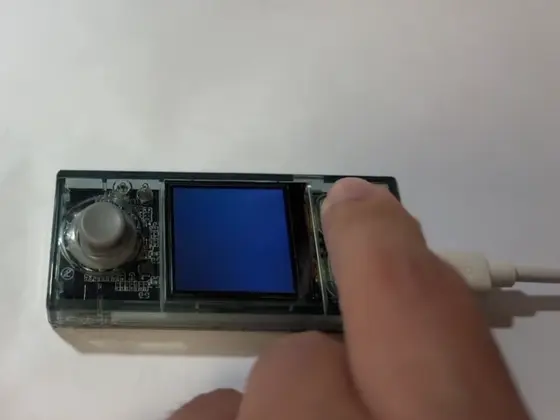
#> input picture AI编程探险课_CyberPi/assets/yuque_web/lesson-04.webp, 560 x 420 px
$ python -i _compress_gifs.py   (imports and definitions only)
#> lines starting #> are read from the running program, lines starting #| are printed output that depends on the picture
# -*- coding: utf-8 -*-
"""压缩语雀GIF动图：宽度≤560、帧≤40、调色板优化 → assets/yuque_web/"""
import os
from PIL import Image, ImageSequence

SRC = r'D:\PROJECTS\_AI\AIBook_CyberPi\AI编程探险课_CyberPi\assets\yuque'
DST = r'D:\PROJECTS\_AI\AIBook_CyberPi\AI编程探险课_CyberPi\assets\yuque_web'
MAX_W = 560
MAX_FRAMES = 40

def compress_gif(src_path, dst_path):
#> called with dst_path = 'out.png'
    img = Image.open(src_path)
#> img is the input picture: PIL image 560x420 RGBA; mean R, G, B, A 135.2, 130.1, 127.8, 255
    frames = []
    durations = []
    total = getattr(img, 'n_frames', 1)
#> total = 41
    # 帧采样
    step = max(1, total // MAX_FRAMES)
#> step = 1
    idx = 0
    for frame in ImageSequence.Iterator(img):
        if idx % step == 0:
            f = frame.convert('RGBA')
            w, h = f.size
            if w > MAX_W:
                nh = int(h * MAX_W / w)
                f = f.resize((MAX_W, nh), Image.LANCZOS)
            frames.append(f.convert('P', palette=Image.ADAPTIVE, colors=192))
            durations.append(frame.info.get('duration', 100))
        idx += 1
#> this loop made 41 passes
#> pass 3, in compress_gif, `f = frame.convert('RGBA')`:
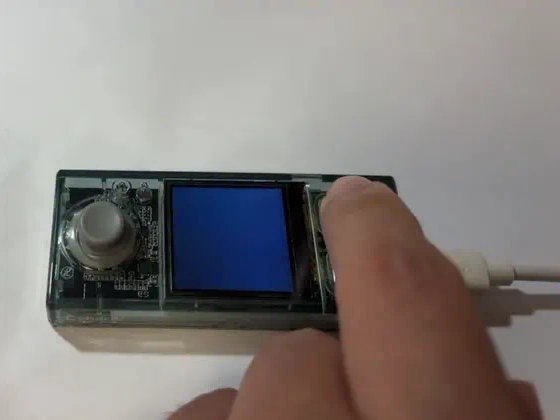
#> f: PIL image 560x420 RGBA; mean R, G, B, A 134.7, 129.6, 127.1, 255
#> after the loop:
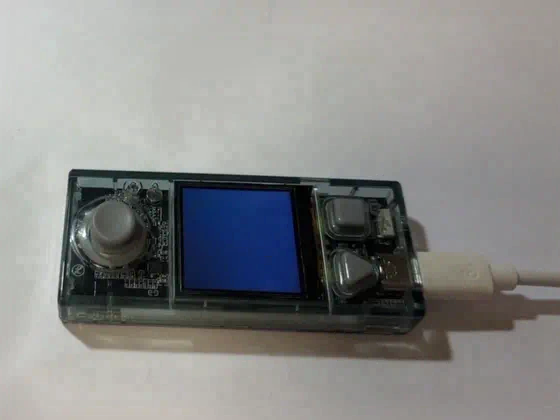
#> f: PIL image 560x420 RGBA; mean R, G, B, A 136, 136.8, 135.9, 255
#> after the loop, durations = 41 values, max 84 at index 2, min 83 at index 0, mean 83.32; frames = 41 items; idx = 41
    if not frames:
        return False
    frames[0].save(dst_path, save_all=True, append_images=frames[1:],
                   duration=durations[:len(frames)], loop=0, optimize=True, disposal=2)
    return True

count = 0
total_bytes = 0
# [23 lines not run here, left out]

>>> result = compress_gif('../AI编程探险课_CyberPi/assets/yuque_web/lesson-04.webp', 'out.png')

$ run again, on AI编程探险课_CyberPi/assets/yuque_web/lesson-17.webp
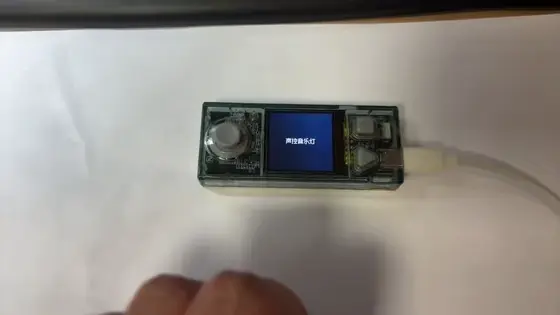
#> input picture AI编程探险课_CyberPi/assets/yuque_web/lesson-17.webp, 560 x 315 px
#> in compress_gif, img is the input picture: PIL image 560x315 RGBA; mean R, G, B, A 146.5, 142, 136.1, 255
#> total = 104
#> step = 2
#> the loop in compress_gif, `for frame in ImageSequence.Iterator(img):` made 104 passes
#> after the loop in compress_gif, `for frame in ImageSequence.Iterator(img):`:
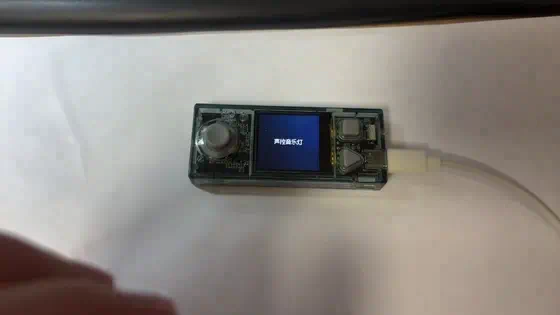
#> f: PIL image 560x315 RGBA; mean R, G, B, A 139.3, 134.3, 129.4, 255
#> after the loop in compress_gif, `for frame in ImageSequence.Iterator(img):`: durations = 52 values, max 84 at index 1, min 83 at index 0, mean 83.33; frames = 52 items; idx = 104

$ run again, on AI编程探险课_CyberPi/assets/yuque_web/lesson-18.webp
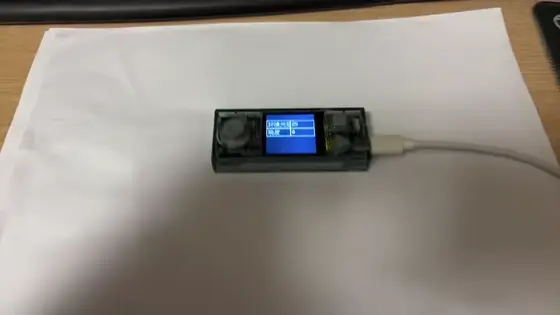
#> input picture AI编程探险课_CyberPi/assets/yuque_web/lesson-18.webp, 560 x 315 px
#> in compress_gif, img is the input picture: PIL image 560x315 RGBA; mean R, G, B, A 145.4, 139, 131.2, 255
#> total = 98
#> step = 2
#> the loop in compress_gif, `for frame in ImageSequence.Iterator(img):` made 98 passes
#> pass 3, in compress_gif, `f = frame.convert('RGBA')`:
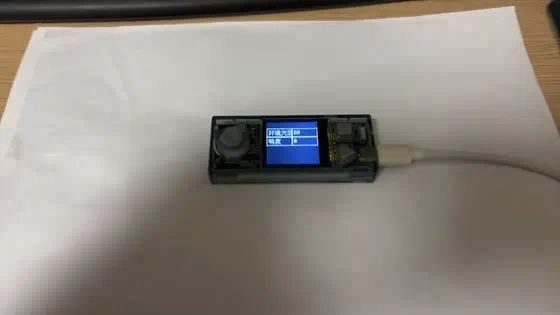
#> f: PIL image 560x315 RGBA; mean R, G, B, A 143.8, 137.5, 130.3, 255
#> after the loop in compress_gif, `for frame in ImageSequence.Iterator(img):`:
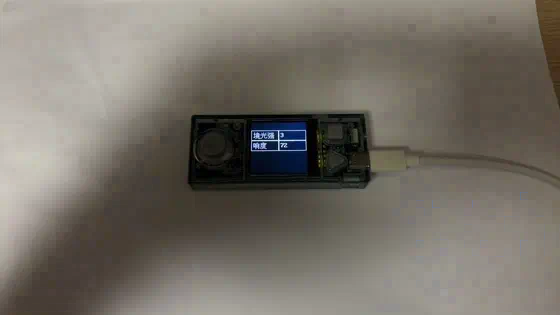
#> f: PIL image 560x315 RGBA; mean R, G, B, A 117.3, 111.9, 103.4, 255
#> after the loop in compress_gif, `for frame in ImageSequence.Iterator(img):`: durations = 49 values, max 84 at index 1, min 83 at index 0, mean 83.33; frames = 49 items; idx = 98
